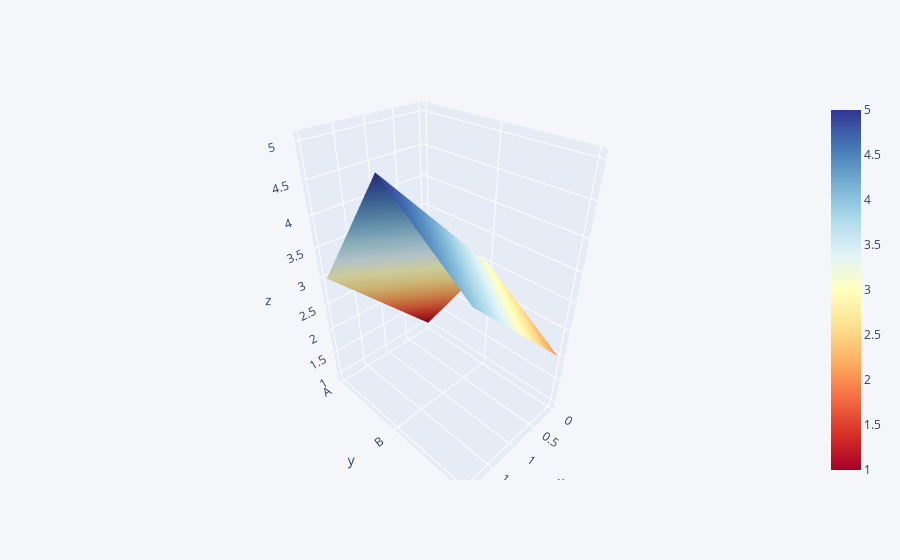

Here is the notebook cell this chart was saved with:
### Code cell
df3= pd.DataFrame({'A':[1,2,3],'B':[3,4,5],'C':[2,3,4]})
df3.iplot(kind='surface',colorscale='rdylbu')

### Figure 1 — Plotly figure (JSON) as saved in the notebook; plotly's stock layout.template omitted (floating-point values rounded to 4 significant figures)
{"data": [{"colorscale": [[0, "rgb(165,0,38)"], [0.1, "rgb(215,48,39)"], [0.2, "rgb(244,109,67)"], [0.3, "rgb(253,174,97)"], [0.4, "rgb(254,224,144)"], [0.5, "rgb(255,255,191)"], [0.6, "rgb(224,243,248)"], [0.7, "rgb(171,217,233)"], [0.8, "rgb(116,173,209)"], [0.9, "rgb(69,117,180)"], [1, "rgb(49,54,149)"]], "type": "surface", "x": [0, 1, 2], "y": ["A", "B", "C"], "z": [[1, 2, 3], [3, 4, 5], [2, 3, 4]]}], "layout": {"legend": {"bgcolor": "#F5F6F9", "font": {"color": "#4D5663"}}, "paper_bgcolor": "#F5F6F9", "plot_bgcolor": "#F5F6F9", "title": {"font": {"color": "#4D5663"}}, "xaxis": {"gridcolor": "#E1E5ED", "showgrid": true, "tickfont": {"color": "#4D5663"}, "title": {"font": {"color": "#4D5663"}, "text": ""}, "zerolinecolor": "#E1E5ED"}, "yaxis": {"gridcolor": "#E1E5ED", "showgrid": true, "tickfont": {"color": "#4D5663"}, "title": {"font": {"color": "#4D5663"}, "text": ""}, "zerolinecolor": "#E1E5ED"}}}
